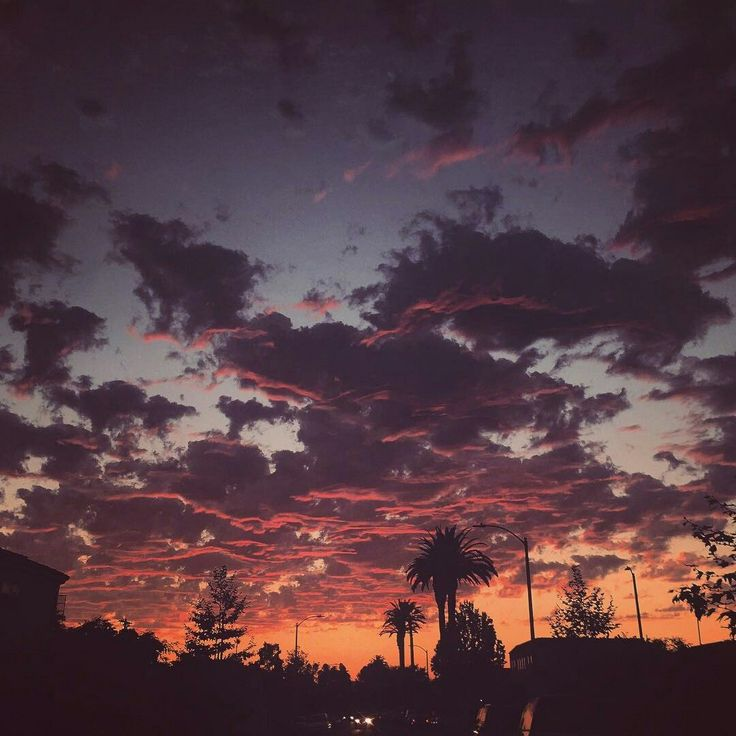
#> input picture Morfolojik İşlemler/image.jpg, 736 x 736 px
$ python Acilma.py
#> lines starting #> are read from the running program, lines starting #| are printed output that depends on the picture
import cv2
import numpy as np

image = cv2.imread("image.jpg")
#> image is the input picture: shape (736, 736, 3); mean B, G, R 66.4, 59.2, 84.8

kernel = np.ones((5,5), np.uint8)
opening = cv2.morphologyEx(image, cv2.MORPH_OPEN, kernel)
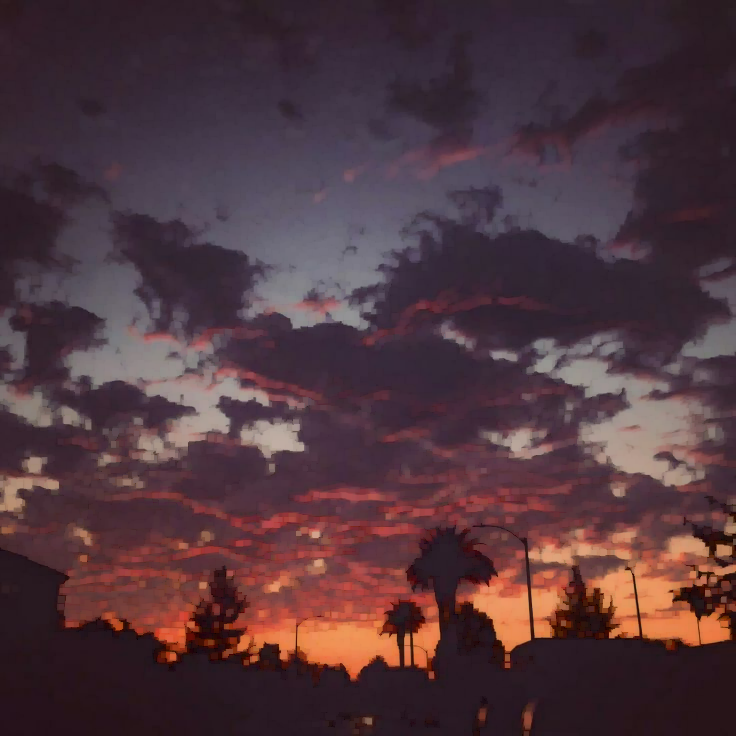
#> opening: shape (736, 736, 3); mean B, G, R 62, 55, 80.6

cv2.imshow("Orijinal", image)
cv2.imshow("Açılma", opening)

cv2.waitKey(0)
cv2.destroyAllWindows()
